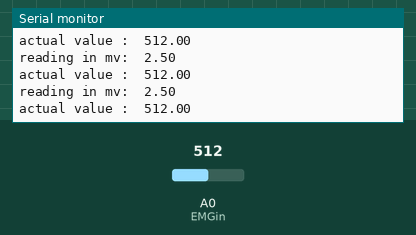
Recording of a sketch running on a simulated Arduino Uno, built with avr-gcc and run on an emulated ATmega328P. On the bench: the last lines printed to the serial monitor. Inputs (shaded band) come from the test bench; at power-on: A0 (EMGin) = 512.

Above: at 1.2 s.
1.3 s: A0 (EMGin) set to 106
At 1.8 s:
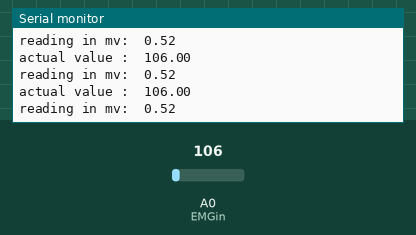
2.8 s: A0 (EMGin) set to 91
At 3.3 s:
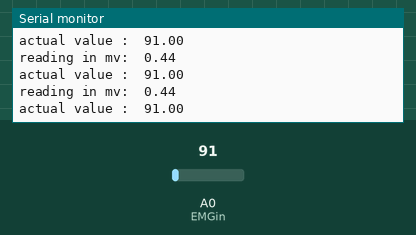
5.8 s: A0 (EMGin) set to 11
At 6.8 s:
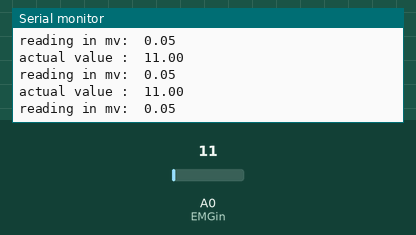
8.8 s: A0 (EMGin) set to 8
At 9.3 s:
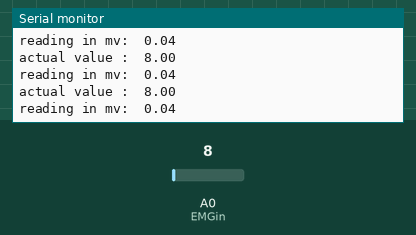
14.8 s: A0 (EMGin) set to 1010
At 15.9 s:
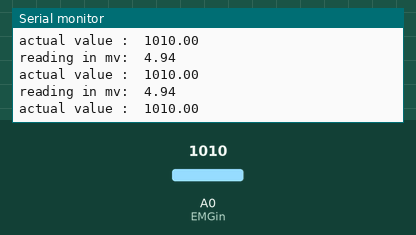
17.8 s: A0 (EMGin) set to 989
At 18.6 s:
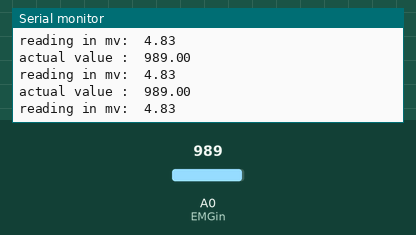
Timing chart, 0 to 20.8 s (numbered marks = the images above; inputs shaded):
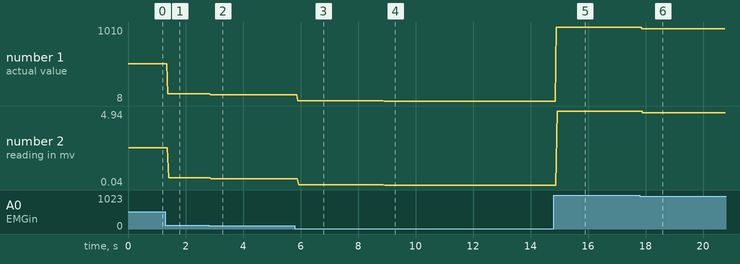

Measured:
- the behaviour switches between 100 and 99 on A0 (EMGin) (found by bisection; images 1 and 2)
- the behaviour switches between 1000 and 999 on A0 (EMGin) (found by bisection; images 5 and 6)
- after the input at 1.3 s, the serial monitor: prints a new line after 0.09 s (image 1)
- after the input at 2.8 s, the serial monitor: prints a new line after 0.07 s (image 2)
- after the input at 5.8 s, the serial monitor: prints a new line after 0.11 s (image 3)
- after the input at 8.8 s, the serial monitor: prints a new line after 0.11 s (image 4)
- after the input at 14.8 s, the serial monitor: prints a new line after 0.10 s (image 5)
- after the input at 17.8 s, the serial monitor: prints a new line after 0.08 s (image 6)

The sketch:

Reference_Code.ino
```cpp
  // Setting names for each of the Pins in analogue in
const int EMGin=0;
  //initialising variables where the readings from the emg wil be stored
float EMGval=0;
float mv=0;

void setup() {
  Serial.begin(9600);
  // Putting pin A0 as an input
  pinMode(EMGin,INPUT);

}

void loop() {
  EMGval=analogRead(EMGin);
  mv=((EMGval/1023)*5);
  Serial.print ("actual value :  ");Serial.println(EMGval);
  Serial.print ("reading in mv:  ");Serial.println(mv);

}
```
